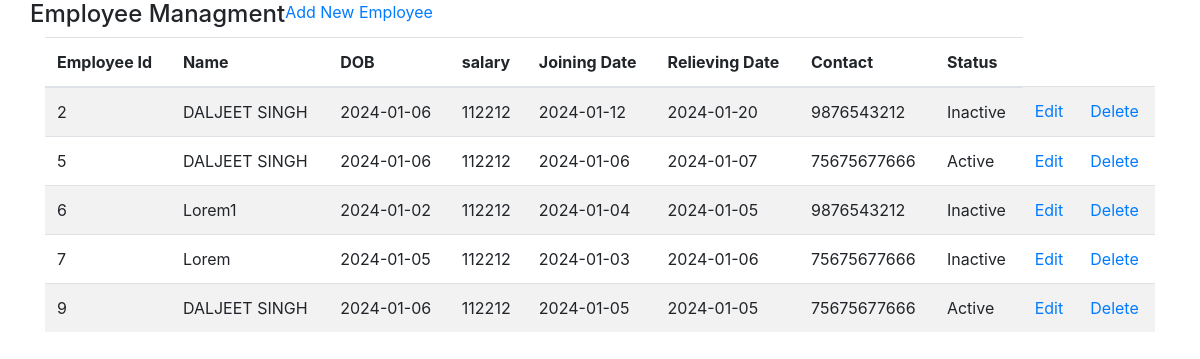
The page / on the database its author committed.
### tables this page shows
CREATE TABLE `employee_management` (
  `id` int(10) NOT NULL,
  `name` varchar(255) NOT NULL,
  `dob` varchar(255) NOT NULL,
  `salary` varchar(255) NOT NULL,
  `joining_date` varchar(255) NOT NULL,
  `relieving_date` varchar(255) NOT NULL,
  `contact` varchar(255) NOT NULL,
  `status` varchar(255) NOT NULL,
  `datetime` datetime NOT NULL
);

### Crud.php (called while the page is built, shortened)
<?php
    class Crud
    {
        private $servername = "localhost";
		private $username   = "root";
		private $password   = "";
		private $dbname = "employee_project";
        public $con;
        public $employeeTable = "employee_management";
		public function __construct()
		{
			try {
				$this->con = new mysqli($this->servername, $this->username, $this->password, $this->dbname);
			} catch (Exception $e) {
				echo $e->getMessage();
			}
		}
		public function displayRecord()
		{
			$sql = "SELECT * FROM $this->employeeTable";
			$query = $this->con->query($sql);
			$data = array();
			if ($query->num_rows > 0) {
				while ($row = $query->fetch_assoc()) {
					$data[] = $row;
				}
				return $data;
			}else{
				return false;
			}
        }
    }
?>

### index.php (the view, shortened to what this page needs)
<!DOCTYPE html>
<html lang="en">
<head>
    <link rel="stylesheet" href="https://maxcdn.bootstrapcdn.com/bootstrap/4.5.2/css/bootstrap.min.css">
</head>
<body>
<?php
include_once("Crud.php");
$viewdata=new Crud();
$customers = $viewdata->displayRecord();
$output ="";
$output .="<div class='container'><div class='row'><h4>Employee Managment</h4><a href='view.php'>Add New Employee</a></div><table class='table table-striped table-hover'>
            <thead>
                <tr>
                    <th>Employee Id</th>
                    <th>Name</th>
                    <th>DOB</th>
                    <th>salary</th>
                    <th>Joining Date</th>
                    <th>Relieving Date</th>
                    <th>Contact</th>
                    <th>Status</th>
                </tr>
            </thead>
            <tbody>";
    foreach ($customers as $employee) {
            $output.="<tr>
                <td>".$employee['id']."</td>
                <td>".$employee['name']."</td>
                <td>".$employee['dob']."</td>
                <td>".$employee['salary']."</td>
                <td>".$employee['joining_date']."</td>
                <td>".$employee['relieving_date']."</td>
                <td>".$employee['contact']."</td>
                <td>".$employee['status']."</td>
                <td><a href='update.php?id=".$employee['id']."'>Edit</a></td>
                <td><a href='delete_process.php?id=".$employee['id']."'>Delete</a></td>
            </tr>";
        }
$output .= "</tbody>
</table></div>";
echo $output;
?>
</body>
</html>

### rows shown on the page
employee_management: id "2", name "DALJEET SINGH", dob "2024-01-06", salary "112212", joining_date "2024-01-12", relieving_date "2024-01-20", contact "9876543212", status "Inactive"
employee_management: id "5", name "DALJEET SINGH", dob "2024-01-06", salary "112212", joining_date "2024-01-06", relieving_date "2024-01-07", contact "75675677666", status "Active"
employee_management: id "6", name "Lorem1", dob "2024-01-02", salary "112212", joining_date "2024-01-04", relieving_date "2024-01-05", contact "9876543212", status "Inactive"
employee_management: id "7", name "Lorem", dob "2024-01-05", salary "112212", joining_date "2024-01-03", relieving_date "2024-01-06", contact "75675677666", status "Inactive"
employee_management: id "9", name "DALJEET SINGH", dob "2024-01-06", salary "112212", joining_date "2024-01-05", relieving_date "2024-01-05", contact "75675677666", status "Active"
